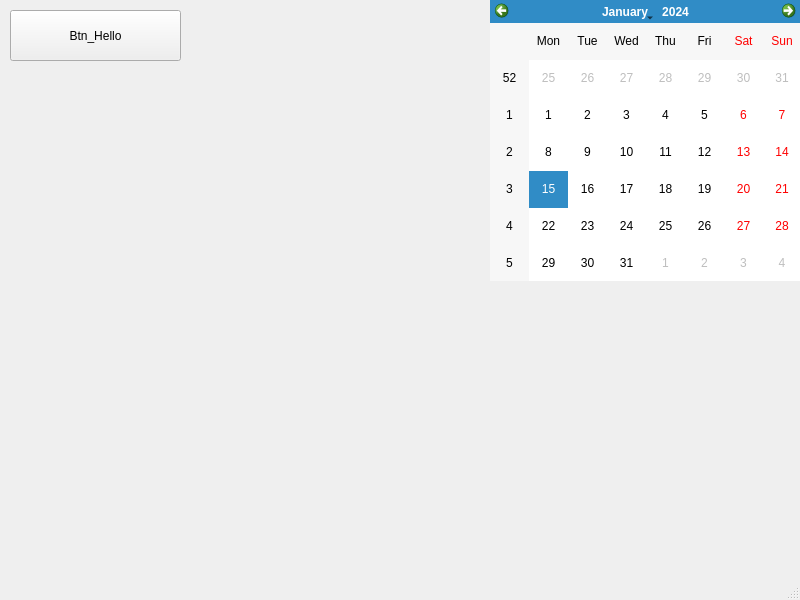
<?xml version="1.0" encoding="UTF-8"?>
<ui version="4.0">
 <class>MainWindow</class>
 <widget class="QMainWindow" name="MainWindow">
  <property name="geometry">
   <rect>
    <x>0</x>
    <y>0</y>
    <width>800</width>
    <height>600</height>
   </rect>
  </property>
  <property name="windowTitle">
   <string>YF_BOX_LIFE</string>
  </property>
  <widget class="QWidget" name="centralwidget">
   <widget class="QPushButton" name="pushButton">
    <property name="geometry">
     <rect>
      <x>10</x>
      <y>10</y>
      <width>171</width>
      <height>51</height>
     </rect>
    </property>
    <property name="text">
     <string>Btn_Hello</string>
    </property>
   </widget>
   <widget class="QWidget" name="verticalLayoutWidget">
    <property name="geometry">
     <rect>
      <x>490</x>
      <y>0</y>
      <width>311</width>
      <height>281</height>
     </rect>
    </property>
    <layout class="QVBoxLayout" name="verticalLayout">
     <item>
      <widget class="QCalendarWidget" name="calendarWidget">
       <property name="cursor">
        <cursorShape>ArrowCursor</cursorShape>
       </property>
       <property name="autoFillBackground">
        <bool>false</bool>
       </property>
      </widget>
     </item>
    </layout>
   </widget>
  </widget>
  <widget class="QMenuBar" name="menubar">
   <property name="geometry">
    <rect>
     <x>0</x>
     <y>0</y>
     <width>800</width>
     <height>21</height>
    </rect>
   </property>
  </widget>
  <widget class="QStatusBar" name="statusbar"/>
 </widget>
 <resources/>
 <connections/>
</ui>
